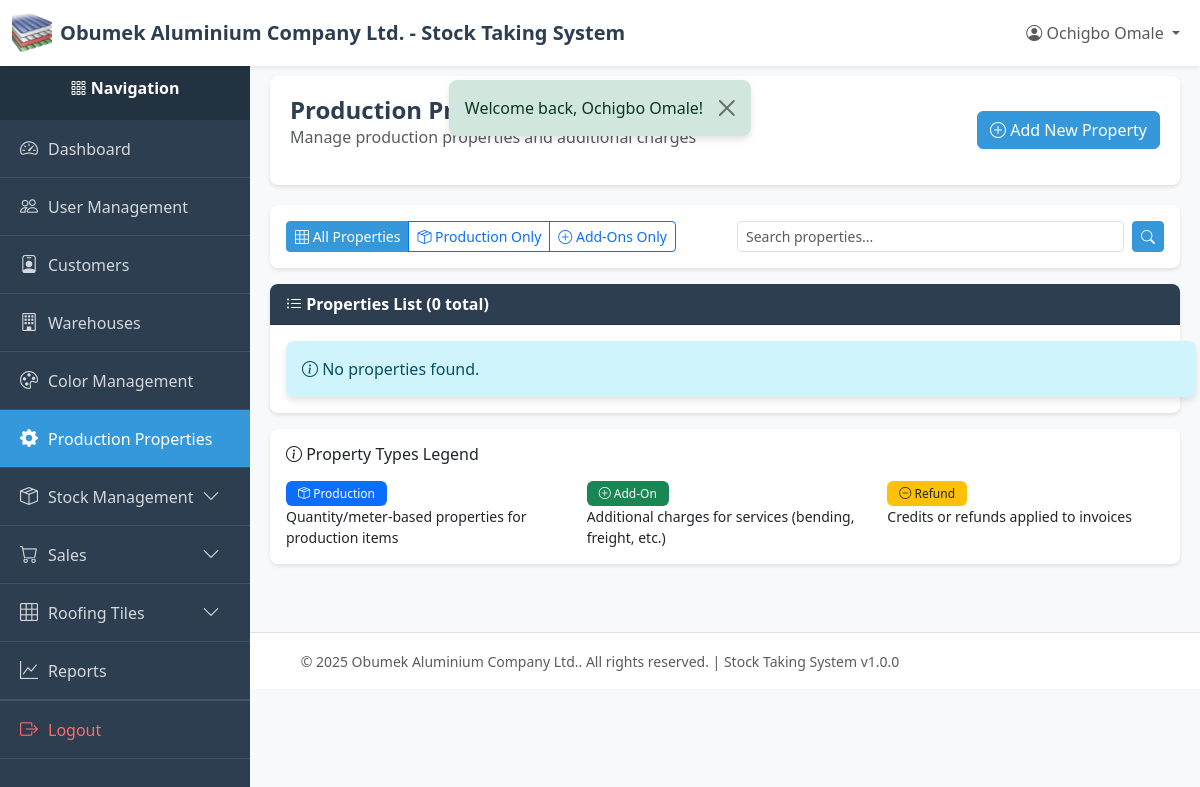
Page /index.php?page=production_properties (signed in) on the earlier database version.
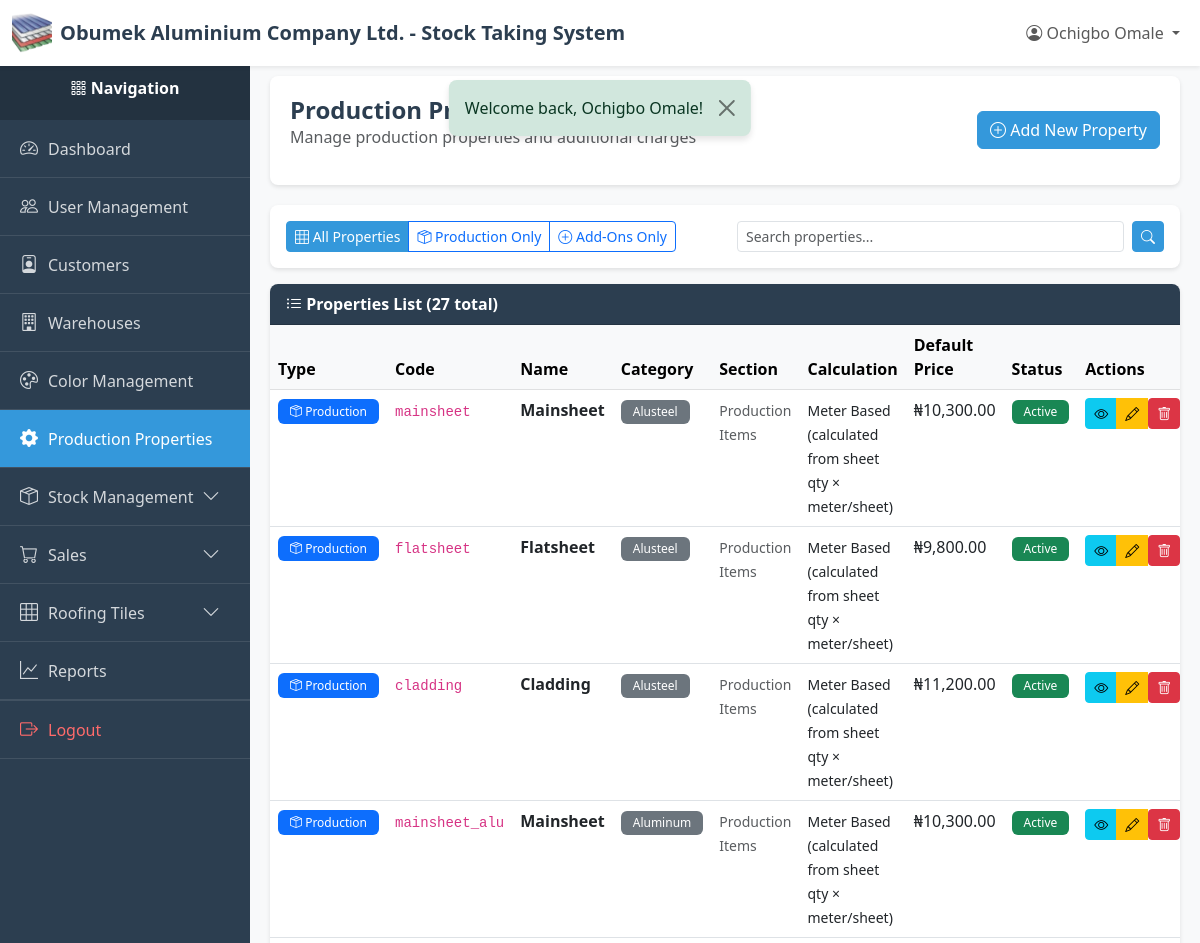
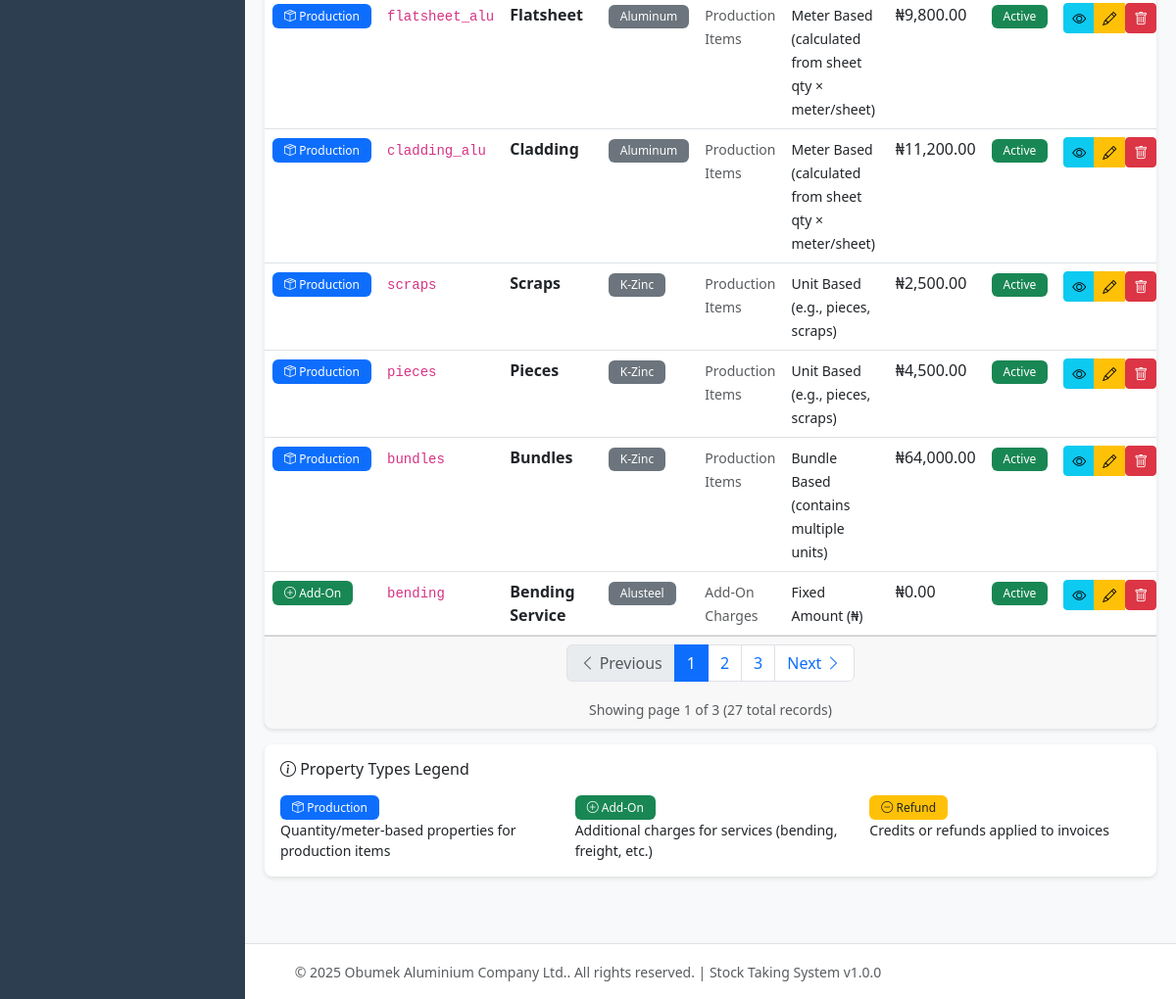
Same page on the later database version (2 pictures, top to bottom).
### tables this page shows
CREATE TABLE `production_properties` (
  `id` int(11) NOT NULL,
  `code` varchar(50) NOT NULL,
  `name` varchar(100) NOT NULL,
  `category` enum('alusteel','aluminum','kzinc') NOT NULL,
  `property_type` enum('unit_based','meter_based','bundle_based') NOT NULL,
  `is_addon` tinyint(1) DEFAULT 0,
  `calculation_method` enum('fixed','percentage','per_unit') DEFAULT 'fixed',
  `applies_to` enum('subtotal','total','per_item') DEFAULT 'total',
  `is_refundable` tinyint(1) DEFAULT 0,
  `display_section` enum('production','addon','adjustment') DEFAULT 'production',
  `default_price` decimal(10,2) DEFAULT NULL,
  `is_active` tinyint(1) DEFAULT 1,
  `sort_order` int(11) DEFAULT 0,
  `metadata` longtext DEFAULT NULL COMMENT 'Store additional config like pieces_per_bundle, calculation_notes, etc.' CHECK (json_valid(`metadata`)),
  `created_by` int(11) DEFAULT NULL,
  `created_at` timestamp NOT NULL DEFAULT current_timestamp(),
  `updated_at` timestamp NULL DEFAULT NULL ON UPDATE current_timestamp(),
  `deleted_at` timestamp NULL DEFAULT NULL
);

### index.php (called while the page is built, shortened)
<?php
require_once __DIR__ . '/utils/auth_middleware.php';
require_once __DIR__ . '/controllers/routes.php';

### utils/helpers.php (called while the page is built, shortened)
<?php
function formatCurrency($amount, $currency = '₦')
{
    return $currency . number_format($amount, 2);
}

### utils/auth_middleware.php (called while the page is built, shortened)
<?php
function hasPermission($module, $action = ACTION_VIEW) {
    if (isset($_SESSION['user_role']) && $_SESSION['user_role'] === ROLE_SUPER_ADMIN) {
        return true;
    }
    $permissions = $_SESSION['permissions'];
    return in_array($action, $permissions[$module]);
}

### views/production_properties/index.php (the view, shortened to what the rows shown need)
<?php
require_once __DIR__ . '/../../utils/helpers.php';
$currentPage = isset($_GET['page_num']) ? (int)$_GET['page_num'] : 1;
$searchQuery = $_GET['search'] ?? '';
$whereConditions = [];
$params = [];
$whereClause = !empty($whereConditions) ? 'WHERE ' . implode(' AND ', $whereConditions) : '';
$sql = "SELECT pp.*, u.name as created_by_name
        FROM production_properties pp
        LEFT JOIN users u ON pp.created_by = u.id
        $whereClause
        ORDER BY pp.is_addon ASC, pp.display_section ASC, pp.category ASC, pp.sort_order ASC
        LIMIT ? OFFSET ?";
$db = Database::getInstance()->getConnection();
$stmt = $db->prepare($sql);
$allParams = array_merge($params, [(int)RECORDS_PER_PAGE, (int)(($currentPage - 1) * RECORDS_PER_PAGE)]);
$stmt->execute($allParams);
$properties = $stmt->fetchAll();
require_once __DIR__ . '/../../layout/header.php';
?>
<div class="content-wrapper">
    <div class="page-header">
        <div class="d-flex justify-content-between align-items-center">
            <div>
                <h1 class="page-title">Production Properties & Add-Ons</h1>
            </div>
        </div>
    </div>
    <div class="card">
        <div class="card-body p-0">
            <?php if (empty($properties)): ?>
            <div class="alert alert-info m-3">
                <i class="bi bi-info-circle"></i>
                <?php if (!empty($searchQuery)): ?>
                    No properties found matching "<?php echo htmlspecialchars($searchQuery); ?>".
                <?php else: ?>
                    No properties found.
                <?php endif; ?>
            </div>
            <?php else: ?>
            <div class="table-responsive">
                <table class="table table-hover mb-0">
                    <thead class="table-light">
                        <tr>
                            <th>Type</th>
                            <th>Code</th>
                            <th>Name</th>
                            <th>Category</th>
                            <th>Section</th>
                            <th>Calculation</th>
                            <th>Default Price</th>
                            <th>Status</th>
                            <th>Actions</th>
                        </tr>
                    </thead>
                    <tbody>
                        <?php foreach ($properties as $property): ?>
                        <tr>
                            <td>
                                <?php if ($property['is_addon']): ?>
                                    <?php if ($property['is_refundable']): ?>
                                        <span class="badge bg-warning text-dark">
                                            <i class="bi bi-dash-circle"></i> Refund
                                        </span>
                                    <?php else: ?>
                                        <span class="badge bg-success">
                                            <i class="bi bi-plus-circle"></i> Add-On
                                        </span>
                                    <?php endif; ?>
                                <?php else: ?>
                                    <span class="badge bg-primary">
                                        <i class="bi bi-box-seam"></i> Production
                                    </span>
                                <?php endif; ?>
                            </td>
                            <td><code><?php echo htmlspecialchars($property['code']); ?></code></td>
                            <td><strong><?php echo htmlspecialchars($property['name']); ?></strong></td>
                            <td>
                                <span class="badge bg-secondary">
                                    <?php echo STOCK_CATEGORIES[$property['category']] ?? ucfirst($property['category']); ?>
                                </span>
                            </td>
                            <td>
                                <small class="text-muted">
                                    <?php echo DISPLAY_SECTIONS[$property['display_section']] ?? $property['display_section']; ?>
                                </small>
                            </td>
                            <td>
                                <?php if ($property['is_addon']): ?>
                                    <small>
                                        <?php echo CALCULATION_METHODS[$property['calculation_method']] ?? $property['calculation_method']; ?>
                                    </small>
                                <?php else: ?>
                                    <small>
                                        <?php echo PROPERTY_TYPES[$property['property_type']] ?? $property['property_type']; ?>
                                    </small>
                                <?php endif; ?>
                            </td>
                            <td>
                                <?php if ($property['calculation_method'] === 'percentage'): ?>
                                    <?php echo number_format($property['default_price'], 2); ?>%
                                <?php else: ?>
                                    <?php echo formatCurrency($property['default_price'] ?? 0); ?>
                                <?php endif; ?>
                            </td>
                            <td>
                                <?php if ($property['is_active']): ?>
                                    <span class="badge bg-success">Active</span>
                                <?php else: ?>
                                    <span class="badge bg-secondary">Inactive</span>
                                <?php endif; ?>
                            </td>
                            <td>
                                <?php
                                $id = $property['id'];
                                $canView = hasPermission(MODULE_PRODUCTION_PROPERTIES, ACTION_VIEW);
                                $canEdit = hasPermission(MODULE_PRODUCTION_PROPERTIES, ACTION_EDIT);
                                $canDelete = hasPermission(MODULE_PRODUCTION_PROPERTIES, ACTION_DELETE);
                                include __DIR__ . '/../../layout/quick_action_buttons.php';
                                ?>
                            </td>
                        </tr>
                        <?php endforeach; ?>
                    </tbody>
                </table>
            </div>
            <?php endif; ?>
        </div>
    </div>
</div>
<?php require_once __DIR__ . '/../../layout/footer.php'; ?>

### layout/quick_action_buttons.php (shortened to what the rows shown need)
<?php
$id = $id ?? 0;
$module = $module ?? '';
$canView = $canView ?? true;
$canEdit = $canEdit ?? true;
$canDelete = $canDelete ?? true;
?>
<div class="btn-group btn-group-sm" role="group">
    <?php if ($canView): ?>
    <a href="/new-stock-system/index.php?page=<?php echo $module; ?>_view&id=<?php echo $id; ?>"
       class="btn btn-info btn-sm"
       title="View Details">
        <i class="bi bi-eye"></i>
    </a>
    <?php endif; ?>
    <?php if ($canEdit): ?>
    <a href="/new-stock-system/index.php?page=<?php echo $module; ?>_edit&id=<?php echo $id; ?>"
       class="btn btn-warning btn-sm"
       title="Edit">
        <i class="bi bi-pencil"></i>
    </a>
    <?php endif; ?>
    <?php if ($canDelete): ?>
    <form method="POST"
          action="/new-stock-system/controllers/<?php echo $module; ?>/delete/index.php"
          style="display: inline;"
          onsubmit="return confirmDelete();">
        <button type="submit" class="btn btn-danger btn-sm" title="Delete">
            <i class="bi bi-trash"></i>
        </button>
    </form>
    <?php endif; ?>
</div>

Differences in the rows shown:
added production_properties: is_addon 0 (drawn), code "mainsheet", name "Mainsheet", category "Alusteel", display_section "Production Items", property_type "Meter Based (calculated from sheet qty × meter/sheet)", default_price "₦10,300.00", is_active "Active"
added production_properties: is_addon 0 (drawn), code "flatsheet", name "Flatsheet", category "Alusteel", display_section "Production Items", property_type "Meter Based (calculated from sheet qty × meter/sheet)", default_price "₦9,800.00", is_active "Active"
added production_properties: is_addon 0 (drawn), code "cladding", name "Cladding", category "Alusteel", display_section "Production Items", property_type "Meter Based (calculated from sheet qty × meter/sheet)", default_price "₦11,200.00", is_active "Active"
added production_properties: is_addon 0 (drawn), code "mainsheet_alu", name "Mainsheet", category "Aluminum", display_section "Production Items", property_type "Meter Based (calculated from sheet qty × meter/sheet)", default_price "₦10,300.00", is_active "Active"
added production_properties: is_addon 0 (drawn), code "flatsheet_alu", name "Flatsheet", category "Aluminum", display_section "Production Items", property_type "Meter Based (calculated from sheet qty × meter/sheet)", default_price "₦9,800.00", is_active "Active"
added production_properties: is_addon 0 (drawn), code "cladding_alu", name "Cladding", category "Aluminum", display_section "Production Items", property_type "Meter Based (calculated from sheet qty × meter/sheet)", default_price "₦11,200.00", is_active "Active"
added production_properties: is_addon 0 (drawn), code "scraps", name "Scraps", category "K-Zinc", display_section "Production Items", property_type "Unit Based (e.g., pieces, scraps)", default_price "₦2,500.00", is_active "Active"
added production_properties: is_addon 0 (drawn), code "pieces", name "Pieces", category "K-Zinc", display_section "Production Items", property_type "Unit Based (e.g., pieces, scraps)", default_price "₦4,500.00", is_active "Active"
added production_properties: is_addon 0 (drawn), code "bundles", name "Bundles", category "K-Zinc", display_section "Production Items", property_type "Bundle Based (contains multiple units)", default_price "₦64,000.00", is_active "Active"
added production_properties: is_addon 1 (drawn), code "bending", name "Bending Service", category "Alusteel", display_section "Add-On Charges", calculation_method "Fixed Amount (₦)", default_price "₦0.00", is_active "Active"
Other differences:
$totalProperties: "0" → "27"
$currentPage: (not shown) → "1"
$totalPages: (not shown) → "3"
$paginationData['total']: (not shown) → "27"
text no longer shown: "No properties found."
text now shown: "Type Code Name Category Section Calculation Default Price Status Actions Previous Next Showing page of ( total records)"
new list line: "1"
new list line: "2"
new list line: "3"
